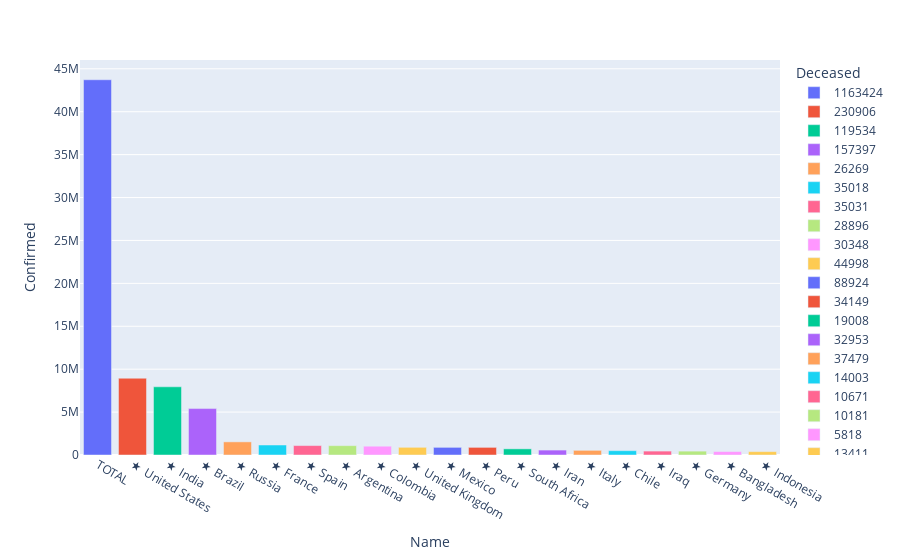

Write notebook code for a chart like this one.
### Markdown cell above
#### Now we'll try to explore the world_df in more details.(based on number of Deceased People)

### Code cell
# Lets see how many people have died with respect to countries. (For top 20 countries)

world_fig = px.bar(world_df.head(20), x = 'Name', y = 'Confirmed', color = "Deceased")
world_fig.show()

### Figure 1 — Plotly figure (JSON) as saved in the notebook; plotly's stock layout.template omitted (floating-point values rounded to 4 significant figures)
{"data": [{"alignmentgroup": "True", "hovertemplate": "Deceased=1163424<br>Name=%{x}<br>Confirmed=%{y}<extra></extra>", "legendgroup": "1163424", "marker": {"color": "#636efa"}, "name": "1163424", "offsetgroup": "1163424", "orientation": "v", "showlegend": true, "textposition": "auto", "type": "bar", "x": ["TOTAL"], "xaxis": "x", "y": [43725289], "yaxis": "y"}, {"alignmentgroup": "True", "hovertemplate": "Deceased=230906<br>Name=%{x}<br>Confirmed=%{y}<extra></extra>", "legendgroup": "230906", "marker": {"color": "#EF553B"}, "name": "230906", "offsetgroup": "230906", "orientation": "v", "showlegend": true, "textposition": "auto", "type": "bar", "x": ["★  United States"], "xaxis": "x", "y": [8946413], "yaxis": "y"}, {"alignmentgroup": "True", "hovertemplate": "Deceased=119534<br>Name=%{x}<br>Confirmed=%{y}<extra></extra>", "legendgroup": "119534", "marker": {"color": "#00cc96"}, "name": "119534", "offsetgroup": "119534", "orientation": "v", "showlegend": true, "textposition": "auto", "type": "bar", "x": ["★  India"], "xaxis": "x", "y": [7945777], "yaxis": "y"}, {"alignmentgroup": "True", "hovertemplate": "Deceased=157397<br>Name=%{x}<br>Confirmed=%{y}<extra></extra>", "legendgroup": "157397", "marker": {"color": "#ab63fa"}, "name": "157397", "offsetgroup": "157397", "orientation": "v", "showlegend": true, "textposition": "auto", "type": "bar", "x": ["★  Brazil"], "xaxis": "x", "y": [5409854], "yaxis": "y"}, {"alignmentgroup": "True", "hovertemplate": "Deceased=26269<br>Name=%{x}<br>Confirmed=%{y}<extra></extra>", "legendgroup": "26269", "marker": {"color": "#FFA15A"}, "name": "26269", "offsetgroup": "26269", "orientation": "v", "showlegend": true, "textposition": "auto", "type": "bar", "x": ["★  Russia"], "xaxis": "x", "y": [1531224], "yaxis": "y"}, {"alignmentgroup": "True", "hovertemplate": "Deceased=35018<br>Name=%{x}<br>Confirmed=%{y}<extra></extra>", "legendgroup": "35018", "marker": {"color": "#19d3f3"}, "name": "35018", "offsetgroup": "35018", "orientation": "v", "showlegend": true, "textposition": "auto", "type": "bar", "x": ["★  France"], "xaxis": "x", "y": [1165278], "yaxis": "y"}, {"alignmentgroup": "True", "hovertemplate": "Deceased=35031<br>Name=%{x}<br>Confirmed=%{y}<extra></extra>", "legendgroup": "35031", "marker": {"color": "#FF6692"}, "name": "35031", "offsetgroup": "35031", "orientation": "v", "showlegend": true, "textposition": "auto", "type": "bar", "x": ["★  Spain"], "xaxis": "x", "y": [1098320], "yaxis": "y"}, {"alignmentgroup": "True", "hovertemplate": "Deceased=28896<br>Name=%{x}<br>Confirmed=%{y}<extra></extra>", "legendgroup": "28896", "marker": {"color": "#B6E880"}, "name": "28896", "offsetgroup": "28896", "orientation": "v", "showlegend": true, "textposition": "auto", "type": "bar", "x": ["★  Argentina"], "xaxis": "x", "y": [1090589], "yaxis": "y"}, {"alignmentgroup": "True", "hovertemplate": "Deceased=30348<br>Name=%{x}<br>Confirmed=%{y}<extra></extra>", "legendgroup": "30348", "marker": {"color": "#FF97FF"}, "name": "30348", "offsetgroup": "30348", "orientation": "v", "showlegend": true, "textposition": "auto", "type": "bar", "x": ["★  Colombia"], "xaxis": "x", "y": [1025052], "yaxis": "y"}, {"alignmentgroup": "True", "hovertemplate": "Deceased=44998<br>Name=%{x}<br>Confirmed=%{y}<extra></extra>", "legendgroup": "44998", "marker": {"color": "#FECB52"}, "name": "44998", "offsetgroup": "44998", "orientation": "v", "showlegend": true, "textposition": "auto", "type": "bar", "x": ["★  United Kingdom"], "xaxis": "x", "y": [894690], "yaxis": "y"}, {"alignmentgroup": "True", "hovertemplate": "Deceased=88924<br>Name=%{x}<br>Confirmed=%{y}<extra></extra>", "legendgroup": "88924", "marker": {"color": "#636efa"}, "name": "88924", "offsetgroup": "88924", "orientation": "v", "showlegend": true, "textposition": "auto", "type": "bar", "x": ["★  Mexico"], "xaxis": "x", "y": [891160], "yaxis": "y"}, {"alignmentgroup": "True", "hovertemplate": "Deceased=34149<br>Name=%{x}<br>Confirmed=%{y}<extra></extra>", "legendgroup": "34149", "marker": {"color": "#EF553B"}, "name": "34149", "offsetgroup": "34149", "orientation": "v", "showlegend": true, "textposition": "auto", "type": "bar", "x": ["★  Peru"], "xaxis": "x", "y": [888715], "yaxis": "y"}, {"alignmentgroup": "True", "hovertemplate": "Deceased=19008<br>Name=%{x}<br>Confirmed=%{y}<extra></extra>", "legendgroup": "19008", "marker": {"color": "#00cc96"}, "name": "19008", "offsetgroup": "19008", "orientation": "v", "showlegend": true, "textposition": "auto", "type": "bar", "x": ["★  South Africa"], "xaxis": "x", "y": [716759], "yaxis": "y"}, {"alignmentgroup": "True", "hovertemplate": "Deceased=32953<br>Name=%{x}<br>Confirmed=%{y}<extra></extra>", "legendgroup": "32953", "marker": {"color": "#ab63fa"}, "name": "32953", "offsetgroup": "32953", "orientation": "v", "showlegend": true, "textposition": "auto", "type": "bar", "x": ["★  Iran"], "xaxis": "x", "y": [574856], "yaxis": "y"}, {"alignmentgroup": "True", "hovertemplate": "Deceased=37479<br>Name=%{x}<br>Confirmed=%{y}<extra></extra>", "legendgroup": "37479", "marker": {"color": "#FFA15A"}, "name": "37479", "offsetgroup": "37479", "orientation": "v", "showlegend": true, "textposition": "auto", "type": "bar", "x": ["★  Italy"], "xaxis": "x", "y": [542789], "yaxis": "y"}, {"alignmentgroup": "True", "hovertemplate": "Deceased=14003<br>Name=%{x}<br>Confirmed=%{y}<extra></extra>", "legendgroup": "14003", "marker": {"color": "#19d3f3"}, "name": "14003", "offsetgroup": "14003", "orientation": "v", "showlegend": true, "textposition": "auto", "type": "bar", "x": ["★  Chile"], "xaxis": "x", "y": [503598], "yaxis": "y"}, {"alignmentgroup": "True", "hovertemplate": "Deceased=10671<br>Name=%{x}<br>Confirmed=%{y}<extra></extra>", "legendgroup": "10671", "marker": {"color": "#FF6692"}, "name": "10671", "offsetgroup": "10671", "orientation": "v", "showlegend": true, "textposition": "auto", "type": "bar", "x": ["★  Iraq"], "xaxis": "x", "y": [455398], "yaxis": "y"}, {"alignmentgroup": "True", "hovertemplate": "Deceased=10181<br>Name=%{x}<br>Confirmed=%{y}<extra></extra>", "legendgroup": "10181", "marker": {"color": "#B6E880"}, "name": "10181", "offsetgroup": "10181", "orientation": "v", "showlegend": true, "textposition": "auto", "type": "bar", "x": ["★  Germany"], "xaxis": "x", "y": [450167], "yaxis": "y"}, {"alignmentgroup": "True", "hovertemplate": "Deceased=5818<br>Name=%{x}<br>Confirmed=%{y}<extra></extra>", "legendgroup": "5818", "marker": {"color": "#FF97FF"}, "name": "5818", "offsetgroup": "5818", "orientation": "v", "showlegend": true, "textposition": "auto", "type": "bar", "x": ["★  Bangladesh"], "xaxis": "x", "y": [400251], "yaxis": "y"}, {"alignmentgroup": "True", "hovertemplate": "Deceased=13411<br>Name=%{x}<br>Confirmed=%{y}<extra></extra>", "legendgroup": "13411", "marker": {"color": "#FECB52"}, "name": "13411", "offsetgroup": "13411", "orientation": "v", "showlegend": true, "textposition": "auto", "type": "bar", "x": ["★  Indonesia"], "xaxis": "x", "y": [392934], "yaxis": "y"}], "layout": {"autosize": true, "barmode": "relative", "legend": {"title": {"text": "Deceased"}, "tracegroupgap": 0}, "margin": {"t": 60}, "xaxis": {"anchor": "y", "autorange": true, "domain": [0, 1], "range": [-0.5, 19.5], "title": {"text": "Name"}, "type": "category"}, "yaxis": {"anchor": "x", "autorange": true, "domain": [0, 1], "range": [0, 46026620], "title": {"text": "Confirmed"}, "type": "linear"}}}
